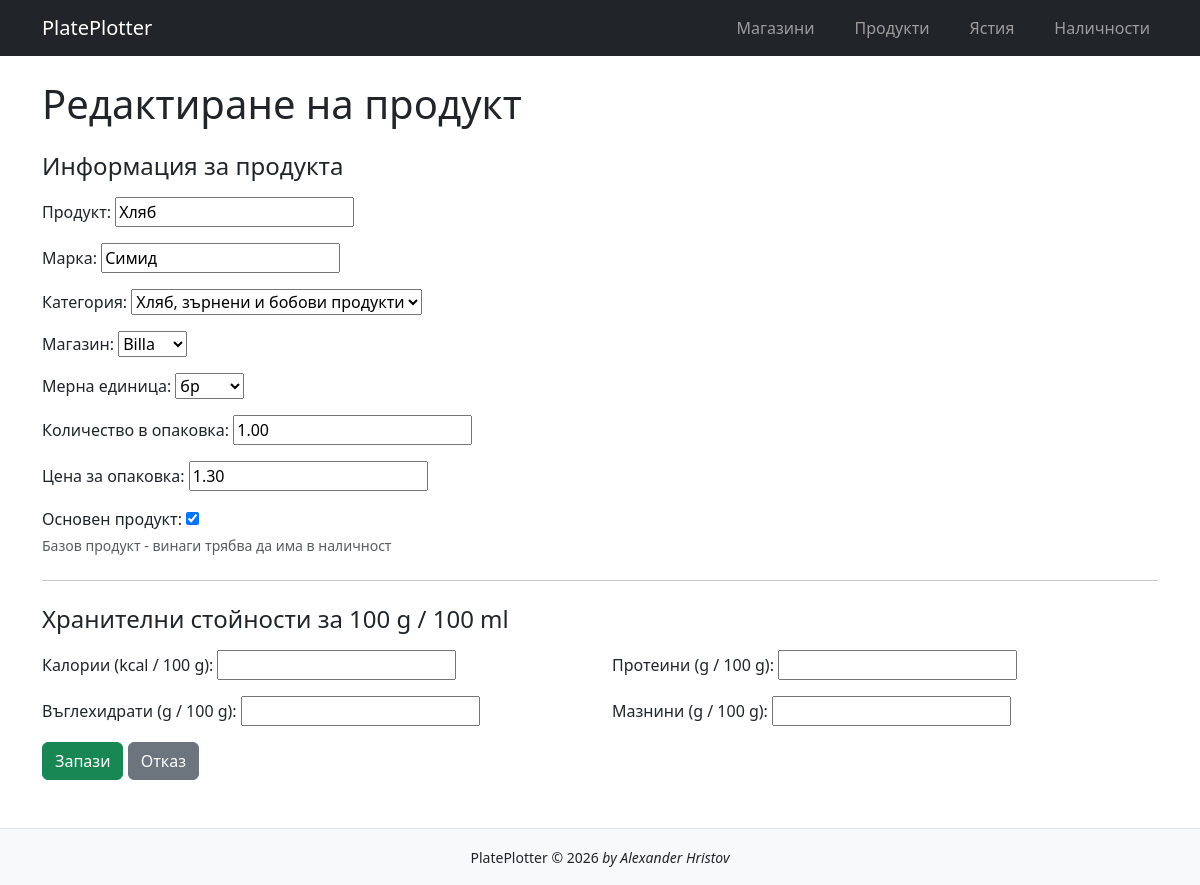
The app's page /products/1/edit/, older data.
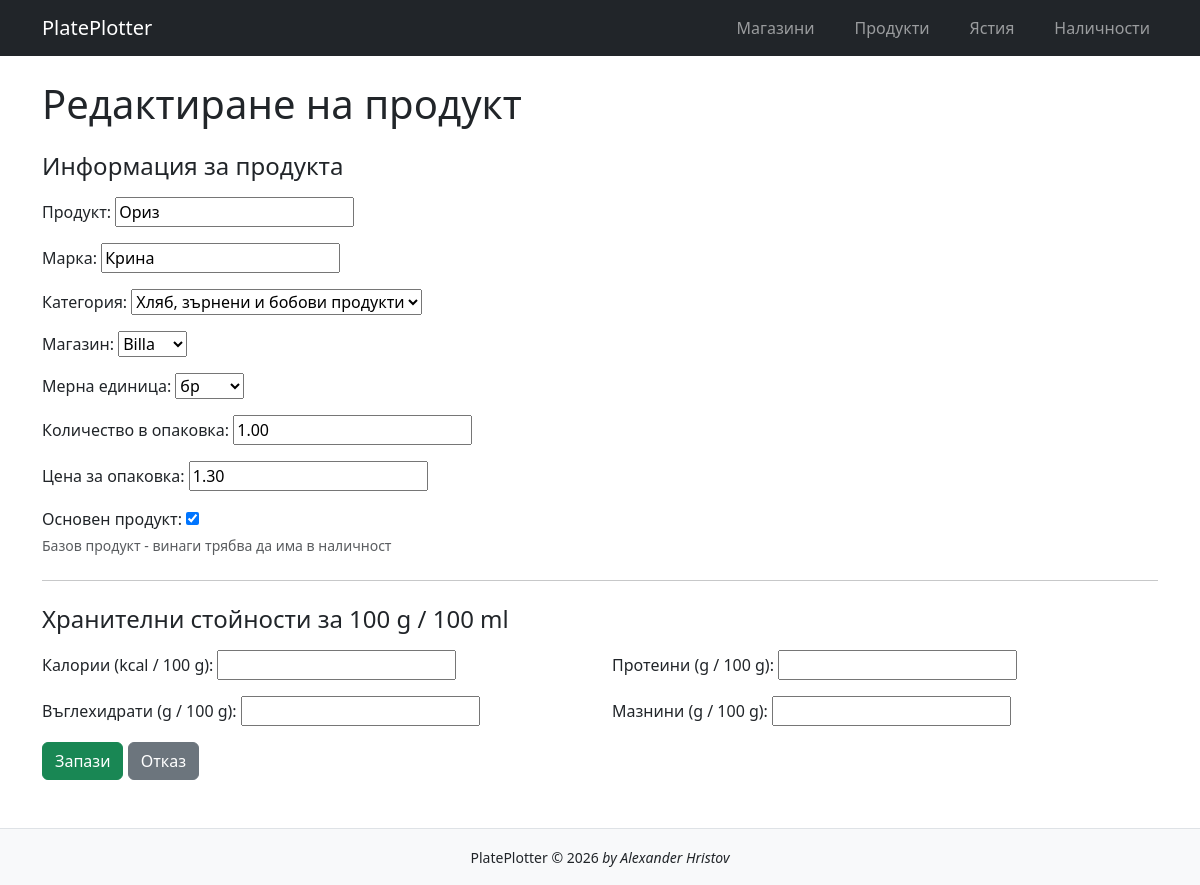
The same page, newer data.
### inventory/models.py (models this page shows, shortened)
class Product(models.Model):
    UNIT_GRAMS = 'g'
    UNIT_ML = 'ml'
    UNIT_PCS = 'pcs'
    UNIT_CHOICES = [
        (UNIT_GRAMS, 'грама'),
        (UNIT_ML, 'мл'),
        (UNIT_PCS, 'бр')
    ]
    CATEGORY_MEAT_FISH_EGGS = 'meat_fish_eggs'
    CATEGORY_MILK_CHEESE = 'milk_cheese'
    CATEGORY_FRUIT_VEGETABLES = 'fruit_vegetables'
    CATEGORY_GRAINS_LEGUMES = 'grains_legumes'
    CATEGORY_NUTS = 'nuts'
    CATEGORY_OILS = 'oils'
    CATEGORY_SWEETS = 'sweets'
    CATEGORY_DRINKS = 'drinks'
    CATEGORY_PACKAGED_FOODS = 'packaged_foods'
    CATEGORY_SPICES = 'spices'
    CATEGORY_CHOICES = [
        (CATEGORY_MEAT_FISH_EGGS, 'Месо, риба, яйца'),
        (CATEGORY_MILK_CHEESE, 'Млекопродукти'),
        (CATEGORY_FRUIT_VEGETABLES, 'Плодове и зеленчуци'),
        (CATEGORY_GRAINS_LEGUMES, 'Хляб, зърнени и бобови продукти'),
        (CATEGORY_NUTS, 'Ядки'),
        (CATEGORY_OILS, 'Масла'),
        (CATEGORY_SWEETS, 'Сладки и десерти'),
        (CATEGORY_DRINKS, 'Напитки'),
        (CATEGORY_PACKAGED_FOODS, 'Пакетирани храни'),
        (CATEGORY_SPICES, 'Подправки')
    ]
    name = models.CharField(
        max_length=30,
        verbose_name='Продукт'
    )
    brand = models.CharField(
        max_length=30,
        verbose_name='Марка',
        blank=True
    )
    category = models.CharField(
        max_length=35,
        verbose_name='Категория',
        choices=CATEGORY_CHOICES
    )
    store = models.ForeignKey(
        Store,
        on_delete=models.PROTECT,
        verbose_name='Магазин'
    )
    unit = models.CharField(
        max_length=3,
        verbose_name='Мерна единица',
        choices=UNIT_CHOICES
    )
    package_quantity = models.DecimalField(
        max_digits=10,
        decimal_places=2,
        default=1,
        validators=[MinValueValidator(Decimal('0.01'))],
        verbose_name='Количество в опаковка'
    )
    price = models.DecimalField(
        max_digits=8,
        decimal_places=2,
        validators=[MinValueValidator(Decimal('0.01'))],
        verbose_name='Цена за опаковка'
    )
    is_basic = models.BooleanField(
        default=False,
        verbose_name='Основен продукт',
        help_text='Базов продукт - винаги трябва да има в наличност'
    )
    calories = models.PositiveIntegerField(
        null=True,
        blank=True,
        verbose_name='Калории (kcal / 100 g)'
    )
    protein = models.DecimalField(
        max_digits=6,
        decimal_places=2,
        null=True,
        blank=True,
        validators=[MinValueValidator(Decimal('0'))],
        verbose_name='Протеини (g / 100 g)'
    )
    carbs = models.DecimalField(
        max_digits=6,
        decimal_places=2,
        null=True,
        blank=True,
        validators=[MinValueValidator(Decimal('0'))],
        verbose_name='Въглехидрати (g / 100 g)'
    )
    fat = models.DecimalField(
        max_digits=6,
        decimal_places=2,
        null=True,
        blank=True,
        validators=[MinValueValidator(Decimal('0'))],
        verbose_name='Мазнини (g / 100 g)'
    )
    class Meta:
        unique_together = ('name', 'brand', 'store')
        ordering = ['name']
        verbose_name = 'Продукт'
        verbose_name_plural = 'Продукти'

### inventory/views.py (the view)
# urls.py: path('products/<int:pk>/edit/', ProductUpdateView.as_view(), name='product-edit'),
class ProductUpdateView(UpdateView):
    model = Product
    form_class = ProductForm
    template_name = 'inventory/product_form.html'
    success_url = reverse_lazy('product-list')

### inventory/forms.py
class ProductForm(forms.ModelForm):
    class Meta:
        model = Product
        fields = [
            'name',
            'brand',
            'category',
            'store',
            'unit',
            'package_quantity',
            'price',
            'is_basic',
            'calories',
            'protein',
            'carbs',
            'fat',
        ]

### inventory/models.py (called while the page is built)
    def __str__(self):
        return self.name

### templates/inventory/product_form.html (shortened to what this page needs)
{% extends 'base.html' %}
{% block content %}
<h1>
    {% if object %}
        Редактиране на продукт
    {% else %}
        Добавяне на продукт
    {% endif %}
</h1>
<form method="post">
    <h4 class="mt-4 mb-3">Информация за продукта</h4>
    {% for field in form %}
        {% if field.name != 'calories' and field.name != 'protein' and field.name != 'carbs' and field.name != 'fat' %}
            <div class="mb-3">
                {{ field.label_tag }}
                {{ field }}
                {% if field.help_text %}
                    <div class="form-text">
                        {{ field.help_text }}
                    </div>
                {% endif %}
            </div>
        {% endif %}
    {% endfor %}
    <hr class="my-4">
    <h4 class="mb-3">Хранителни стойности за 100 g / 100 ml</h4>
    <div class="row">
        {% for field in form %}
            {% if field.name == 'calories' or field.name == 'protein' or field.name == 'carbs' or field.name == 'fat' %}
                <div class="col-md-6 mb-3">
                    {{ field.label_tag }}
                    {{ field }}
                </div>
            {% endif %}
        {% endfor %}
    </div>
    <button type="submit" class="btn btn-success">
        Запази
    </button>
    <a href="{% url 'product-list' %}" class="btn btn-secondary">
        Отказ
    </a>
</form>
{% endblock %}

Row changes from the older to the newer data that the page shows:
changed Product "Хляб, зърнени и бобови продукти": name "Хляб" → "Ориз"; brand "Симид" → "Крина"
